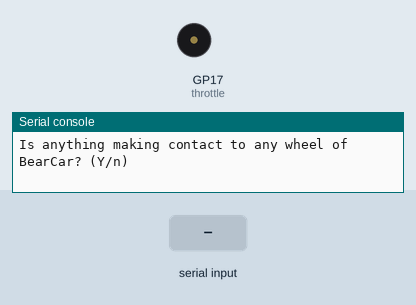
Simulated run of this program. Board: Raspberry Pi Pico running MicroPython. Shown: buzzer (waves = sounding), the last lines printed to the serial console. The inputs (shaded band) are chosen by the test bench. A reset restarts the program.

Above: at 1.2 s.
1.3 s: "n" typed at the serial console, then Enter
At 2.2 s:
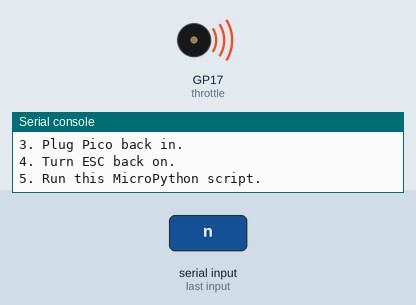
2.8 s: "1" typed at the serial console, then Enter
Timing chart, 0 to 5.8 s (numbered marks = the images above; inputs shaded):
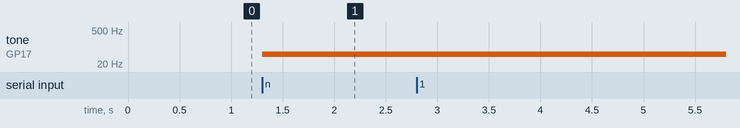

The program:

calibrate_esc.py
```python
from machine import Pin, PWM, reset
from time import sleep

# SAFETY CHECK
is_lifted = input("Is anything making contact to any wheel of BearCar? (Y/n)")
while not is_lifted == "n":
    print("Please lift BearCar up and make sure the wheels are in the air!")
    is_lifted = input("Is anything making contact to any wheel of BearCar? (Y/n)")
print("Please calibrate ESC throttle follow the steps below:")
print("1. Turn off ESC.")
print("2. Unplug Pico.")
print("3. Plug Pico back in.")
print("4. Turn ESC back on.")
print("5. Run this MicroPython script.")

# SETUP
throttle = PWM(Pin(17))
throttle.freq(50)
# Range constants
DUTY_NEUTRAL = 1_500_000  # nanoseconds
DUTY_FMAX = 2_000_000
# TODO: figure out if max reverse is configurable
# Set neutral throttle's dutycycle
throttle.duty_ns(DUTY_NEUTRAL)
sleep(0.5)

# LOOP
try:
    # Set max forward dutycycle
    throttle.duty_ns(DUTY_FMAX)
    sleep(0.5)
    # Set throttle's dutycycle back to neutral
    throttle.duty_ns(DUTY_NEUTRAL)
    sleep(2)
except:
    print("Exception!")
finally:
    print("\n\u2713Throttle is calibrated\u2713\n")
    print("Calibration succeeded, if you heard a long beep followed by 2 short beeps.")
    print("If not, repeat and follow the instructions carefully.")
    sleep(0.1)
    reset()
```

Measured:
- after the input at 1.3 s, tone on GP17 (throttle): silent → 50 Hz at once
